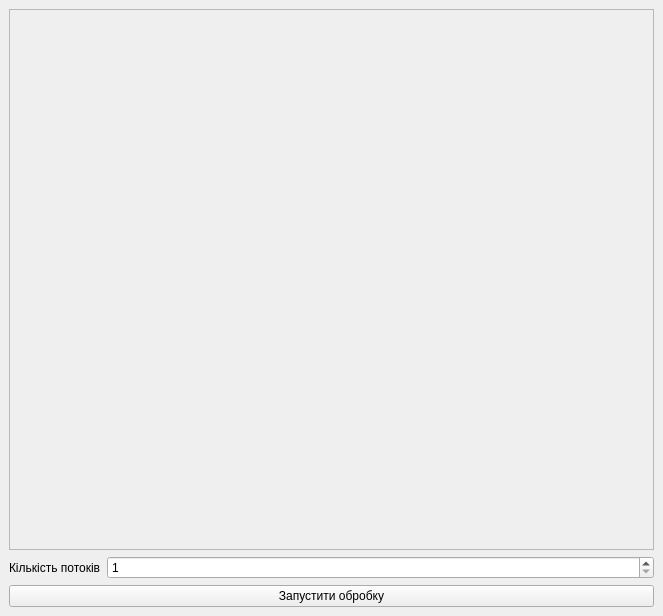
<?xml version="1.0" encoding="UTF-8"?>
<ui version="4.0">
 <class>MainWindow</class>
 <widget class="QMainWindow" name="MainWindow">
  <property name="geometry">
   <rect>
    <x>0</x>
    <y>0</y>
    <width>663</width>
    <height>616</height>
   </rect>
  </property>
  <property name="windowTitle">
   <string>MainWindow</string>
  </property>
  <widget class="QWidget" name="centralwidget">
   <layout class="QVBoxLayout" name="verticalLayout">
    <item>
     <widget class="QListView" name="imagesList">
      <property name="enabled">
       <bool>false</bool>
      </property>
     </widget>
    </item>
    <item>
     <layout class="QHBoxLayout" name="horizontalLayout">
      <item>
       <widget class="QLabel" name="label">
        <property name="sizePolicy">
         <sizepolicy hsizetype="Minimum" vsizetype="Preferred">
          <horstretch>0</horstretch>
          <verstretch>0</verstretch>
         </sizepolicy>
        </property>
        <property name="text">
         <string>Кількість потоків</string>
        </property>
       </widget>
      </item>
      <item>
       <widget class="QSpinBox" name="coresSpinbox">
        <property name="sizePolicy">
         <sizepolicy hsizetype="Expanding" vsizetype="Fixed">
          <horstretch>0</horstretch>
          <verstretch>0</verstretch>
         </sizepolicy>
        </property>
        <property name="minimum">
         <number>1</number>
        </property>
        <property name="maximum">
         <number>8</number>
        </property>
       </widget>
      </item>
     </layout>
    </item>
    <item>
     <widget class="QPushButton" name="startButton">
      <property name="text">
       <string>Запустити обробку</string>
      </property>
     </widget>
    </item>
   </layout>
  </widget>
 </widget>
 <resources/>
 <connections/>
</ui>
